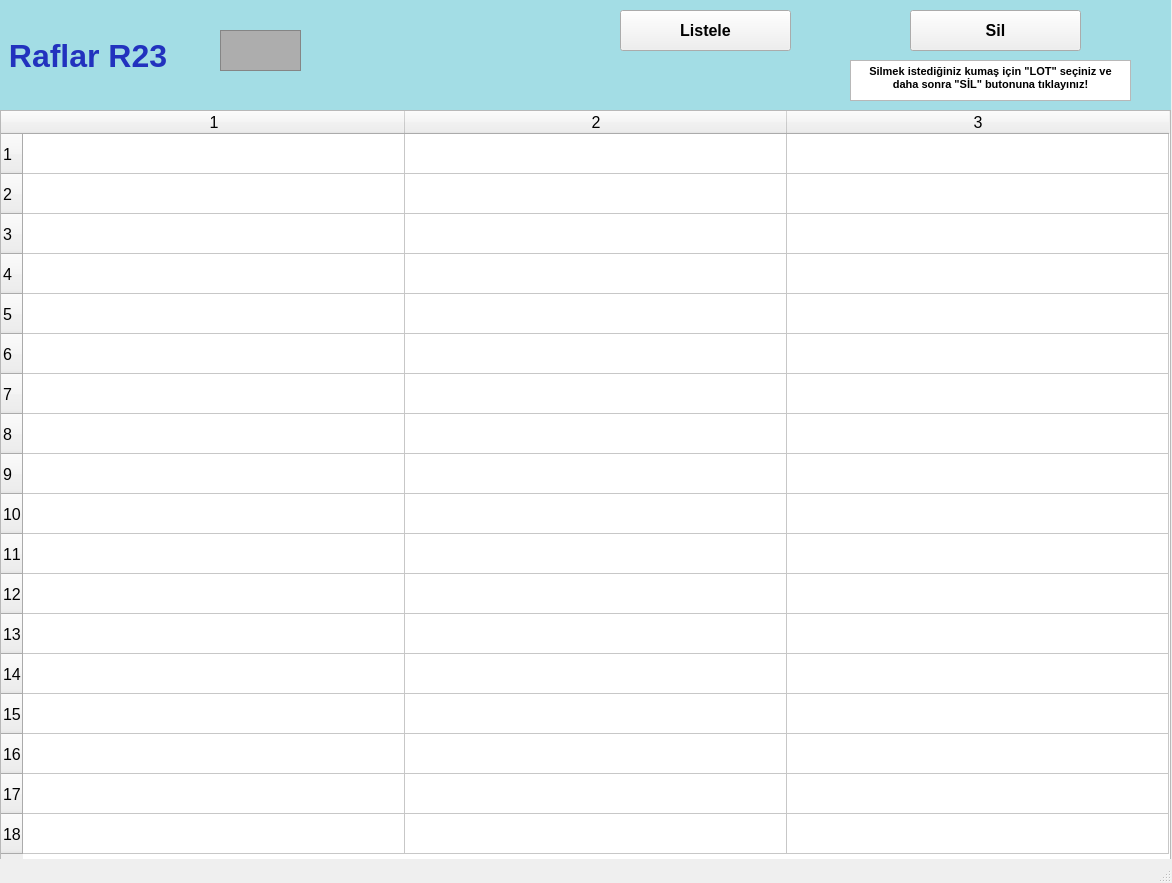
<?xml version="1.0" encoding="UTF-8"?>
<ui version="4.0">
 <class>raflarR23_ekran</class>
 <widget class="QMainWindow" name="raflarR23_ekran">
  <property name="geometry">
   <rect>
    <x>0</x>
    <y>0</y>
    <width>1172</width>
    <height>883</height>
   </rect>
  </property>
  <property name="font">
   <font>
    <pointsize>12</pointsize>
    <weight>50</weight>
    <bold>false</bold>
    <kerning>false</kerning>
   </font>
  </property>
  <property name="windowTitle">
   <string/>
  </property>
  <widget class="QWidget" name="centralwidget">
   <widget class="QLabel" name="raflarR1yazi_lbl">
    <property name="geometry">
     <rect>
      <x>0</x>
      <y>0</y>
      <width>1171</width>
      <height>111</height>
     </rect>
    </property>
    <property name="font">
     <font>
      <pointsize>24</pointsize>
      <weight>75</weight>
      <bold>true</bold>
     </font>
    </property>
    <property name="styleSheet">
     <string notr="true">background-color: rgb(163, 221, 229);
color: rgb(34, 50, 190);</string>
    </property>
    <property name="text">
     <string> Raflar R23</string>
    </property>
   </widget>
   <widget class="QFrame" name="raflarR1_img">
    <property name="geometry">
     <rect>
      <x>220</x>
      <y>30</y>
      <width>81</width>
      <height>41</height>
     </rect>
    </property>
    <property name="styleSheet">
     <string notr="true">background-color: rgb(173, 173, 173);</string>
    </property>
    <property name="frameShape">
     <enum>QFrame::StyledPanel</enum>
    </property>
    <property name="frameShadow">
     <enum>QFrame::Raised</enum>
    </property>
   </widget>
   <widget class="QTableWidget" name="R23_tw">
    <property name="geometry">
     <rect>
      <x>0</x>
      <y>110</y>
      <width>1171</width>
      <height>751</height>
     </rect>
    </property>
    <property name="baseSize">
     <size>
      <width>0</width>
      <height>0</height>
     </size>
    </property>
    <property name="rowCount">
     <number>18</number>
    </property>
    <property name="columnCount">
     <number>3</number>
    </property>
    <attribute name="horizontalHeaderVisible">
     <bool>true</bool>
    </attribute>
    <attribute name="horizontalHeaderCascadingSectionResizes">
     <bool>false</bool>
    </attribute>
    <attribute name="horizontalHeaderDefaultSectionSize">
     <number>382</number>
    </attribute>
    <attribute name="horizontalHeaderMinimumSectionSize">
     <number>38</number>
    </attribute>
    <attribute name="verticalHeaderDefaultSectionSize">
     <number>40</number>
    </attribute>
    <attribute name="verticalHeaderMinimumSectionSize">
     <number>23</number>
    </attribute>
    <row/>
    <row/>
    <row/>
    <row/>
    <row/>
    <row/>
    <row/>
    <row/>
    <row/>
    <row/>
    <row/>
    <row/>
    <row/>
    <row/>
    <row/>
    <row/>
    <row/>
    <row/>
    <column/>
    <column/>
    <column/>
   </widget>
   <widget class="QPushButton" name="listeleR23_btn">
    <property name="geometry">
     <rect>
      <x>620</x>
      <y>10</y>
      <width>171</width>
      <height>41</height>
     </rect>
    </property>
    <property name="font">
     <font>
      <pointsize>12</pointsize>
      <weight>75</weight>
      <bold>true</bold>
     </font>
    </property>
    <property name="text">
     <string>Listele</string>
    </property>
   </widget>
   <widget class="QPushButton" name="silR23_btn">
    <property name="geometry">
     <rect>
      <x>910</x>
      <y>10</y>
      <width>171</width>
      <height>41</height>
     </rect>
    </property>
    <property name="font">
     <font>
      <pointsize>12</pointsize>
      <weight>75</weight>
      <bold>true</bold>
     </font>
    </property>
    <property name="text">
     <string>Sil</string>
    </property>
   </widget>
   <widget class="QTextBrowser" name="textBrowser">
    <property name="geometry">
     <rect>
      <x>850</x>
      <y>60</y>
      <width>281</width>
      <height>41</height>
     </rect>
    </property>
    <property name="html">
     <string>&lt;!DOCTYPE HTML PUBLIC &quot;-//W3C//DTD HTML 4.0//EN&quot; &quot;http://www.w3.org/TR/REC-html40/strict.dtd&quot;&gt;
&lt;html&gt;&lt;head&gt;&lt;meta name=&quot;qrichtext&quot; content=&quot;1&quot; /&gt;&lt;style type=&quot;text/css&quot;&gt;
p, li { white-space: pre-wrap; }
&lt;/style&gt;&lt;/head&gt;&lt;body style=&quot; font-family:'MS Shell Dlg 2'; font-size:12pt; font-weight:400; font-style:normal;&quot;&gt;
&lt;p align=&quot;center&quot; style=&quot; margin-top:0px; margin-bottom:0px; margin-left:0px; margin-right:0px; -qt-block-indent:0; text-indent:0px;&quot;&gt;&lt;span style=&quot; font-size:8pt; font-weight:600;&quot;&gt;Silmek istediğiniz kumaş için &amp;quot;LOT&amp;quot; seçiniz ve daha sonra &amp;quot;SİL&amp;quot; butonuna tıklayınız!&lt;/span&gt;&lt;/p&gt;&lt;/body&gt;&lt;/html&gt;</string>
    </property>
   </widget>
  </widget>
  <widget class="QStatusBar" name="statusbar"/>
 </widget>
 <resources/>
 <connections/>
</ui>
